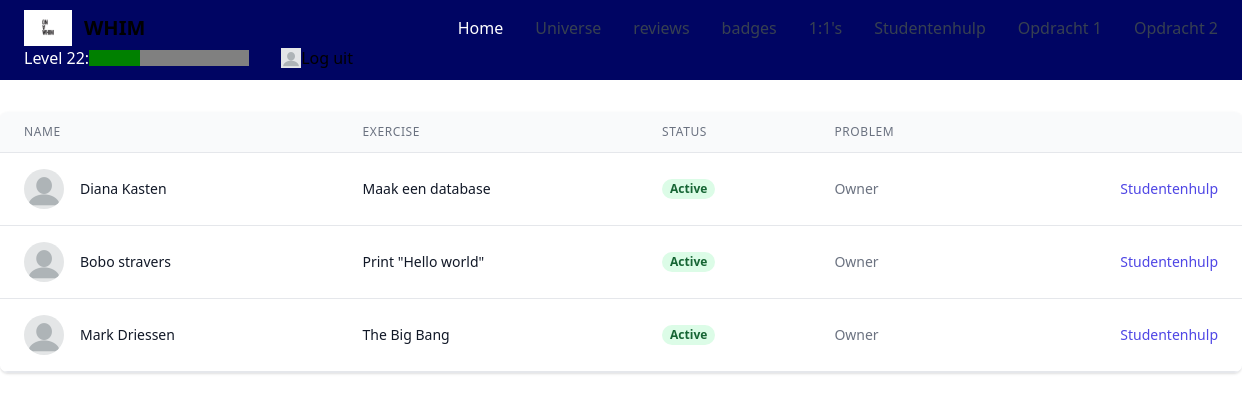
The app's page /StudentenHulp.php with its own data.
### tables this page shows
CREATE TABLE `stuck_students` (
  `id` int(11) NOT NULL,
  `status` int(11) NOT NULL,
  `student_id` int(9) DEFAULT NULL,
  `opdracht_id` int(9) DEFAULT NULL,
  `created_at` timestamp NOT NULL DEFAULT current_timestamp() ON UPDATE current_timestamp()
);

CREATE TABLE `students` (
  `id` int(11) NOT NULL,
  `username` varchar(255) NOT NULL,
  `password` varchar(255) NOT NULL,
  `email` varchar(255) NOT NULL
);

CREATE TABLE `opdrachten` (
  `id` int(11) NOT NULL,
  `opdracht` varchar(255) DEFAULT NULL,
  `hints` varchar(255) DEFAULT NULL
);

### data.php (the view, shortened to what this page needs)
<?php
require 'database_connect.php';
class data
{
    public function list_stuck_students()
    {
        global $conn;
        $data = $conn->query(
            "SELECT stuck_students.id, students.username, opdrachten.opdracht, stuck_students.status,
        date_format(created_at,'%Y-%m-%d') AS created_at
        FROM stuck_students
        INNER JOIN students ON stuck_students.student_id = students.id
        INNER JOIN opdrachten ON stuck_students.opdracht_id = opdrachten.id;"
        )->fetchAll();
        foreach ($data as $list) {
            $status_html = ($list["status"] == 1) ? '<span class="px-2 inline-flex text-xs leading-5 font-semibold rounded-full bg-green-100 text-green-800">Active</span>' : '<span class="px-2 inline-flex text-xs leading-5 font-semibold rounded-full bg-gray-100 text-gray-800">Not Active</span>' ;
            echo <<<HTML
                            <tr>
                                <td class="px-6 py-4 whitespace-no-wrap border-b border-gray-200">
                                    <div class="flex items-center">
                                        <div class="flex-shrink-0 h-10 w-10">
                                            <img class="h-10 w-10 rounded-full" src="img/profilepic.png" alt="" />
                                        </div>
                                        <div class="ml-4">
                                            <div class="text-sm leading-5 font-medium text-gray-900"> {$list['username']}</div>
                                        </div>
                                    </div>
                                </td>
                                <td class="px-6 py-4 whitespace-no-wrap border-b border-gray-200">
                                    <div class="text-sm leading-5 text-gray-900">{$list['opdracht']}</div>
                                </td>
                                <td class="px-6 py-4 whitespace-no-wrap border-b border-gray-200">
                                    {$status_html}
                                </td>
                                <td class="px-6 py-4 whitespace-no-wrap border-b border-gray-200 text-sm leading-5 text-gray-500">Owner</td>
                                <td class="px-6 py-4 whitespace-no-wrap text-right border-b border-gray-200 text-sm leading-5 font-medium">
                                    <a href="#" class="text-indigo-600 hover:text-indigo-900">Studentenhulp</a>
                                </td>
                            </tr>
HTML;
        }
    }
}

### header.php (shortened to what this page needs)
<header>
    <nav class="bg-white border-gray-200 px-4 lg:px-6 py-2.5" style="background-color: #000563;">
        <div class="flex flex-wrap justify-between items-center mx-auto max-w-screen-xl">
            <a href="login.php" class="flex items-center">
                <img src="img/On-A-WHIM.jpg" class="mr-3 h-6 sm:h-9" alt="WHIM Logo" />
                <span class="self-center text-xl font-semibold whitespace-nowrap dark:text-white">WHIM</span>
            </a>
            <div class="flex items-center lg:order-2">
            <label class="text-white" for="file">Level 22: </label>
            <progress id="file" value="32" max="100"> 32% </progress>
            <a href="profile.php" class="flex items-center">
                <img src="profilepic.png" height="20" width="20" class="ml-8">
            </a>
            <a href="logout.php" class="flex items-center">
            </a>
            </div>
            <div class="hidden justify-between items-center w-full lg:flex lg:w-auto lg:order-1" id="mobile-menu-2">
                <ul class="flex flex-col mt-4 font-medium lg:flex-row lg:space-x-8 lg:mt-0">
                    <li>
                        <a href="https://ams.jarvis.bit-academy.nl/a/dashboard" class="block py-2 pr-4 pl-3 text-white rounded bg-primary-700 lg:bg-transparent lg:text-primary-700 lg:p-0 dark:text-white" aria-current="page">Home</a>
                    </li>
                    <li>
                        <a href="https://ams.jarvis.bit-academy.nl/a/code/modules" class="block py-2 pr-4 pl-3 text-gray-700 border-b border-gray-100 hover:bg-gray-50 lg:hover:bg-transparent lg:border-0 lg:hover:text-primary-700 lg:p-0 dark:text-gray-400 lg:dark:hover:text-white dark:hover:bg-gray-700 dark:hover:text-white lg:dark:hover:bg-transparent dark:border-gray-700">Universe</a>
                    </li>
                    <li>
                        <a href="https://ams.jarvis.bit-academy.nl/a/code/reviews?state=OPEN" class="block py-2 pr-4 pl-3 text-gray-700 border-b border-gray-100 hover:bg-gray-50 lg:hover:bg-transparent lg:border-0 lg:hover:text-primary-700 lg:p-0 dark:text-gray-400 lg:dark:hover:text-white dark:hover:bg-gray-700 dark:hover:text-white lg:dark:hover:bg-transparent dark:border-gray-700">reviews</a>
                    </li>
                    <li>
                        <a href="https://ams.jarvis.bit-academy.nl/a/badges" class="block py-2 pr-4 pl-3 text-gray-700 border-b border-gray-100 hover:bg-gray-50 lg:hover:bg-transparent lg:border-0 lg:hover:text-primary-700 lg:p-0 dark:text-gray-400 lg:dark:hover:text-white dark:hover:bg-gray-700 dark:hover:text-white lg:dark:hover:bg-transparent dark:border-gray-700">badges</a>
                    </li>
                    <li>
                        <a href="https://ams.jarvis.bit-academy.nl/a/one-on-one" class="block py-2 pr-4 pl-3 text-gray-700 border-b border-gray-100 hover:bg-gray-50 lg:hover:bg-transparent lg:border-0 lg:hover:text-primary-700 lg:p-0 dark:text-gray-400 lg:dark:hover:text-white dark:hover:bg-gray-700 dark:hover:text-white lg:dark:hover:bg-transparent dark:border-gray-700">1:1's</a>
                    </li>
                    <li>
                        <a href="StudentenHulp.php" class="block py-2 pr-4 pl-3 text-gray-700 border-b border-gray-100 hover:bg-gray-50 lg:hover:bg-transparent lg:border-0 lg:hover:text-primary-700 lg:p-0 dark:text-gray-400 lg:dark:hover:text-white dark:hover:bg-gray-700 dark:hover:text-white lg:dark:hover:bg-transparent dark:border-gray-700">Studentenhulp</a>
                    </li>
                    <li>
                        <a href="opdracht1.php?opdracht=1" class="block py-2 pr-4 pl-3 text-gray-700 border-b border-gray-100 hover:bg-gray-50 lg:hover:bg-transparent lg:border-0 lg:hover:text-primary-700 lg:p-0 dark:text-gray-400 lg:dark:hover:text-white dark:hover:bg-gray-700 dark:hover:text-white lg:dark:hover:bg-transparent dark:border-gray-700">Opdracht 1</a>
                    </li>
                    <li>
                        <a href="opdracht2.php?opdracht=2" class="block py-2 pr-4 pl-3 text-gray-700 border-b border-gray-100 hover:bg-gray-50 lg:hover:bg-transparent lg:border-0 lg:hover:text-primary-700 lg:p-0 dark:text-gray-400 lg:dark:hover:text-white dark:hover:bg-gray-700 dark:hover:text-white lg:dark:hover:bg-transparent dark:border-gray-700">Opdracht 2</a>
                    </li>
                </ul>
            </div>
        </div>
    </nav>
</header>

### StudentenHulp.php (shortened to what this page needs)
<?php
include "header.php"; include "data.php";
$data = new data();
?>
<head>
<script src="https://cdn.tailwindcss.com"></script>
</head>
        <div class="flex flex-col mt-8">
            <div class="-my-2 py-2 overflow-x-auto sm:-mx-6 sm:px-6 lg:-mx-8 lg:px-8">
                <div class="align-middle inline-block min-w-full shadow overflow-hidden sm:rounded-lg border-b border-gray-200">
                    <table class="min-w-full">
                        <thead>
                            <tr>
                                <th class="px-6 py-3 border-b border-gray-200 bg-gray-50 text-left text-xs leading-4 font-medium text-gray-500 uppercase tracking-wider">Name</th>
                                <th class="px-6 py-3 border-b border-gray-200 bg-gray-50 text-left text-xs leading-4 font-medium text-gray-500 uppercase tracking-wider">Exercise</th>
                                <th class="px-6 py-3 border-b border-gray-200 bg-gray-50 text-left text-xs leading-4 font-medium text-gray-500 uppercase tracking-wider">Status</th>
                                <th class="px-6 py-3 border-b border-gray-200 bg-gray-50 text-left text-xs leading-4 font-medium text-gray-500 uppercase tracking-wider">Problem</th>
                                <th class="px-6 py-3 border-b border-gray-200 bg-gray-50"></th>
                            </tr>
                        </thead>
                        <tbody class="bg-white">
                        <?php $data->list_stuck_students();?>
                        </tbody>
                    </table>
                </div>
            </div>
        </div>

### records on screen
stuck_students: student.username "Diana Kasten", opdracht.opdracht "Maak een database", status "Active"
stuck_students: student.username "Bobo stravers", opdracht.opdracht "Print \"Hello world\"", status "Active"
stuck_students: student.username "Mark Driessen", opdracht.opdracht "The Big Bang", status "Active"
